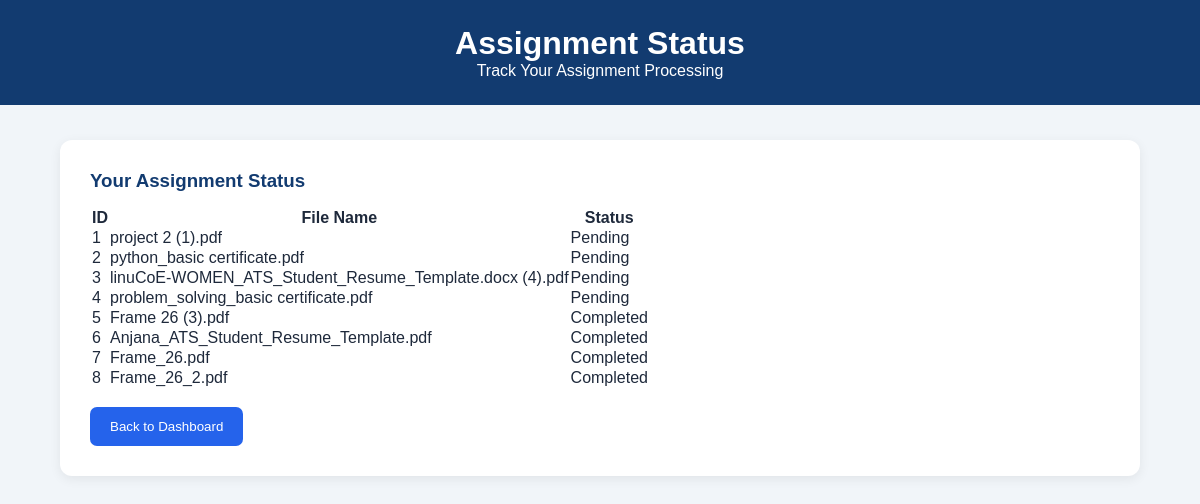
Page /status on the committed database.
### tables this page shows
CREATE TABLE assignments (
            id INTEGER PRIMARY KEY AUTOINCREMENT,
            filename TEXT NOT NULL,
            status TEXT DEFAULT 'Pending'
        );

### app.py (the view)
@app.route("/status")
def assignment_status():
    connection = sqlite3.connect("assignments.db")
    cursor = connection.cursor()
    cursor.execute("SELECT * FROM assignments")
    assignments = cursor.fetchall()
    connection.close()
    return render_template(
        "status.html",
        assignments=assignments
    )

### templates/status.html (shortened to what this page needs)
<!DOCTYPE html>
<html lang="en">
<head>
    <link rel="stylesheet"
          href="{{ url_for('static', filename='style.css') }}">
</head>
<body>
    <header>
        <h1>Assignment Status</h1>
        <p>Track Your Assignment Processing</p>
    </header>
    <main class="container">
        <div class="card">
            <h3>Your Assignment Status</h3>
            <table>
                <tr>
                    <th>ID</th>
                    <th>File Name</th>
                    <th>Status</th>
                </tr>
                {% for assignment in assignments %}
                <tr>
                    <td>{{ assignment[0] }}</td>
                    <td>{{ assignment[1] }}</td>
                    <td>{{ assignment[2] }}</td>
                </tr>
                {% endfor %}
            </table>
            <br>
            <a href="/">
                <button type="button">Back to Dashboard</button>
            </a>
        </div>
    </main>
</body>
</html>

### static/style.css (style rules this page uses)
* { margin: 0; padding: 0; box-sizing: border-box; font-family: Arial, sans-serif; }
body { background: #f1f5f9; color: #1e293b; }
header { background: #123b70; color: white; padding: 25px; text-align: center; }
.container { width: 90%; max-width: 1100px; margin: 35px auto; }
.card { background: white; padding: 30px; border-radius: 12px; box-shadow: 0 3px 12px #00000012; }
.card h3 { margin-bottom: 15px; color: #123b70; }
button { background: #2563eb; color: white; border: none; padding: 12px 20px; border-radius: 7px; cursor: pointer; }

### rows in the picture
assignments: id "1", filename "project 2 (1).pdf", status "Pending"
assignments: id "2", filename "python_basic certificate.pdf", status "Pending"
assignments: id "3", filename "linuCoE-WOMEN_ATS_Student_Resume_Template.docx (4).pdf", status "Pending"
assignments: id "4", filename "problem_solving_basic certificate.pdf", status "Pending"
assignments: id "5", filename "Frame 26 (3).pdf", status "Completed"
assignments: id "6", filename "Anjana_ATS_Student_Resume_Template.pdf", status "Completed"
assignments: id "7", filename "Frame_26.pdf", status "Completed"
assignments: id "8", filename "Frame_26_2.pdf", status "Completed"
